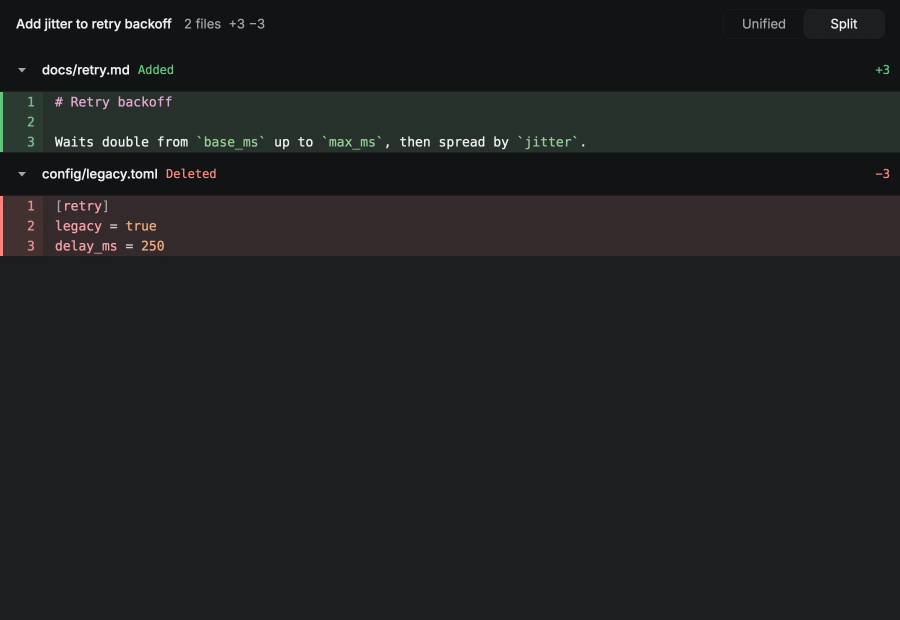
#> input picture site/shots/example-diff--added.opencode.dark.webp, 1800 x 1240 px (shown at 1/2 size)
$ python -i render.py   (imports and definitions only)
#> lines starting #> are read from the running program, lines starting #| are printed output that depends on the picture
#> further down, picture is the input picture: PIL image 1800x1240 RGB; mean R, G, B 31, 32.4, 32.8
#!/usr/bin/env python3
"""Snapshot every kit-gallery scene and a few rune-kit examples, light and dark, to WebP.

usage: render.py <rune checkout> <out dir>
"""
import json
import subprocess
import sys
from pathlib import Path

from PIL import Image, ImageChops

RUNE, OUT = Path(sys.argv[1]), Path(sys.argv[2])
BIN = RUNE / "target/release"
SCALE = 2
TALL = 2400  # points; scenes are trimmed to their content afterwards
PAD = 24 * SCALE
# Scenes that fill the window (scrims, regions pinned to an edge): fixed height, no trim.
FIXED = {
    "ui-dialog--basic": 480,
    "rune-dialog--fit": 480,
    "motion-focus-modal": 480,
    "ui-toast--all-examples": 480,
}
# rune-kit examples: (name, scenes or [None] for the default).
EXAMPLES = [
    ("diff", None),
    ("table", [None]),
    ("tree", [None]),
    ("shell", [None]),
    ("tab_strip", None),
    ("shortcut_recorder", [None]),
    ("rich_editor", [None]),
    ("glyphs", [None]),
]


def run(cmd):
    return subprocess.run([str(c) for c in cmd], capture_output=True, text=True, timeout=300)


def scenes(binary):
    r = run([binary, "--list-scenes"])
    return r.stdout.split() if r.returncode == 0 else []


def trim(img):
    """Crops to the content's bottom edge (plus padding); keeps the full width."""
    rgb = img.convert("RGB")
    bg = Image.new("RGB", rgb.size, rgb.getpixel((2, rgb.height - 3)))
    box = ImageChops.difference(rgb, bg).getbbox()
#> box = (0, 0, 1800, 528)
    if not box:
        return img.crop((0, 0, img.width, 200))
    return img.crop((0, 0, img.width, min(img.height, box[3] + PAD)))
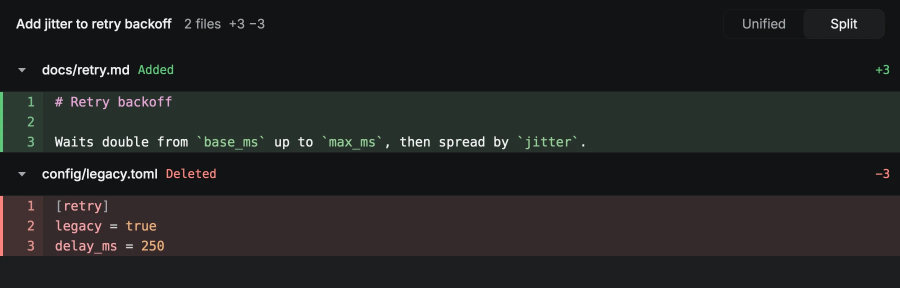
#> returned value: PIL image 1800x576 RGB (shown at 1/2 size); mean R, G, B 34.4, 35.1, 34.9


# [67 lines left out: functions shot, main, not called in this run]


# [1 line not run here, left out]

>>> from PIL import Image
>>> picture = Image.open('../site/shots/example-diff--added.opencode.dark.webp')
>>> result = trim(picture)
